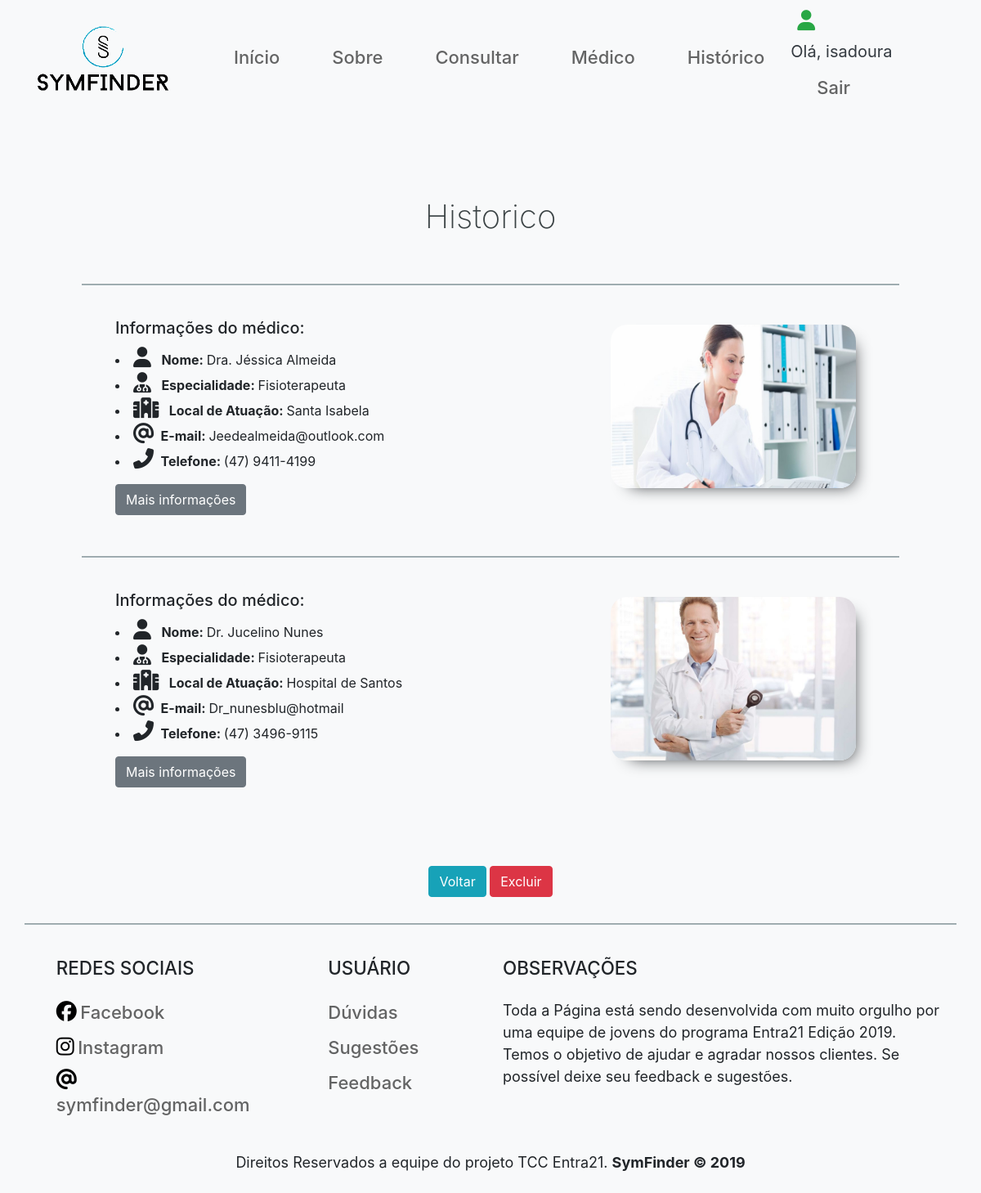
Page /historico_visualizacao.php?id_consulta=53 (signed in) on the committed database.
### tables this page shows
CREATE TABLE `tb_medicos` (
  `id` int(11) NOT NULL,
  `nome` varchar(50) DEFAULT NULL,
  `telefone` varchar(15) DEFAULT NULL,
  `email` varchar(50) DEFAULT NULL,
  `fk_am` int(11) DEFAULT NULL,
  `fk_hospital` int(11) DEFAULT NULL,
  `formacao1` varchar(255) DEFAULT NULL,
  `formacao2` varchar(255) DEFAULT NULL,
  `formacao3` varchar(255) DEFAULT NULL,
  `nome_imagem` text
);

CREATE TABLE `tb_area_medica` (
  `id` int(11) NOT NULL,
  `area_medica` varchar(50) DEFAULT NULL
);

CREATE TABLE `tb_hospital` (
  `id` int(11) NOT NULL,
  `nome` varchar(50) DEFAULT NULL,
  `telefone` varchar(50) DEFAULT NULL,
  `cidade` varchar(50) DEFAULT NULL
);

### backend/backend_historico.php (called while the page is built, shortened)
<?php
	require_once('include/conexao.php');
	if (isset($_GET['id_consulta'])) {
		$id_consulta = $_GET['id_consulta'];
	}
	$sqlTipo = "SELECT * FROM tb_historico
				WHERE id = '$id_consulta'";
	$queryTipo = mysqli_query($con, $sqlTipo);
	$resultTipo = mysqli_fetch_array($queryTipo);
	$tipo = $resultTipo['fk_tipo'];
	$sqlHistorico = "SELECT m.*, a.area_medica AS area, h.nome AS hospital, i.tipo_incomodo AS tipo FROM tb_medicos m
			JOIN tb_area_medica a ON a.id = m.fk_am
			JOIN tb_hospital h ON h.id = m.fk_hospital
			JOIN tb_tipos_incomodo i ON i.fk_am = a.id
			WHERE i.id = '$tipo'";
	$queryHistorico = mysqli_query($con, $sqlHistorico);
?>

### historico_visualizacao.php (the view, shortened to what this page needs)
<?php
	require_once('backend/backend_historico.php');
?>
<!DOCTYPE html>
<html>
<head>
	<link rel="stylesheet" href="https://stackpath.bootstrapcdn.com/bootstrap/4.3.1/css/bootstrap.min.css">
	<link rel="stylesheet" type="text/css" href="media/css/etapa1.css">
	<link rel="stylesheet" type="text/css" href="media/css/medico.css">
</head>
<body class="bg-light">
	<?php
		require_once('include/header.php');
	?>
	<div class="container-fluid">
		<div class="container mb-5 pb-5">
			<div class="row">
				<div class="col-12 text-center">
					<h2>Historico</h2>
				</div>
			</div>
			<?php while ($resultadoHistorico = mysqli_fetch_array($queryHistorico)) { ?>
				<div class="row">
			<hr style="background-color: rgb(168, 182, 186); width: 1000px; margin-top:50px; height: 1px; ">
			</div>
			<div class="media mt-4 ">
				<div class="media-body pl-5">
					<div class="ml-5">
						<h5>Informações do médico:</h5>
						<li>
							<i class="fas fa-user mt-1 mr-2"></i>
							<strong>Nome: </strong><?=$resultadoHistorico['nome']?>
						</li>
						<li class="mt-1">
							<i class="fas fa-user-md mr-2"></i>
							<strong>Especialidade: </strong><?=$resultadoHistorico['area']?>
						</li>
						<li class="mt-1">
							<i class="fas fa-hospital mr-2"></i>
							<strong>Local de Atuação: </strong><?=$resultadoHistorico['hospital']?>
						</li>
						<li class="mt-1">
							<i class="fas fa-at mr-1"></i>
							<strong>E-mail: </strong><?=$resultadoHistorico['email']?>
						</li>
						<li class="mt-1">
							<i class="fas fa-phone-alt mr-1"></i>
							<strong>Telefone: </strong><?=$resultadoHistorico['telefone']?>
						</li>
						<a href="medico.php" class="btn btn-secondary mt-3">Mais informações</a>
					</div>
				</div>
				<div class="mr-5 mt-2">
					<img  src="<?=$resultadoHistorico['nome_imagem']?>" class="img-fluid img_medico_etp3 d-none d-sm-block">
				</div>
			</div>
			<?php } ?>
		</div>
				<form method="post" action="">
					<div class="text-center">
						<a href="historico.php" class="btn btn-info">Voltar</a>
						<input type="submit" name="btnExcluirFoda" value="Excluir" class="btn btn-danger">
					</div>
				</form>
	</div>
	<?php require_once('include/footer.php'); ?>
</body>
</html>

### media/css/etapa1.css (style rules this page uses)
h2 { font-size: 40px !important; color: rgb(59, 67, 69) !important; font-weight: 200 !important; margin-top: 50px !important; text-align: center !important; }

### media/css/medico.css (style rules this page uses)
.img_medico_etp3 { width: 300px; height: 200px; border-radius: 20px; box-shadow: 10px 10px 20px -13px; margin-left:100px; margin-right: 60px; }

### media/css/header.css (style rules this page uses)
i { font-size: 25px !important; }

### rows in the picture
tb_medicos: nome "Dra. Jéssica Almeida", fk_am.area_medica "Fisioterapeuta", fk_hospital.nome "Santa Isabela", email "Jeedealmeida@outlook.com", telefone "(47) 9411-4199", nome_imagem (picture)
tb_medicos: nome "Dr. Jucelino Nunes", fk_am.area_medica "Fisioterapeuta", fk_hospital.nome "Hospital de Santos", email "Dr_nunesblu@hotmail", telefone "(47) 3496-9115", nome_imagem (picture)

### other values in the picture
$_SESSION['nome_usuario'] "isadoura"
